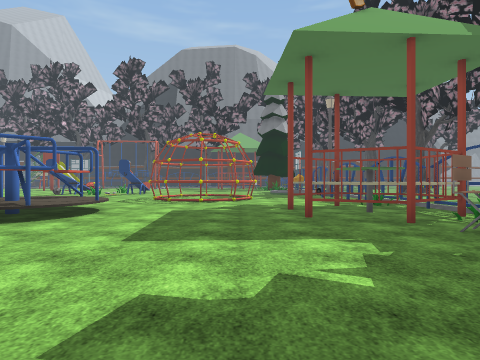
view 1 (above)

23 first-person views from a walk through a Unity game level. The camera is 1.4 m above the floor, looks level and sees 75° across. The floor is counted in squares, 2 m on a side. Each view is taken from the middle of a square. On the plan, view 1 faces up. The plan holds only what a view shows up to about 10 squares ahead; the rest is blank. The place goes on beyond the plan. The player is left out. Some animated figures are not drawn. Some surface patterns are stand-ins.

view 2
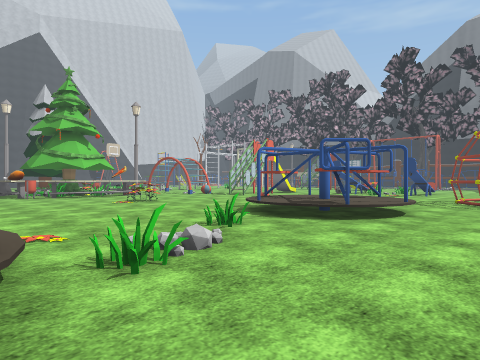

view 3
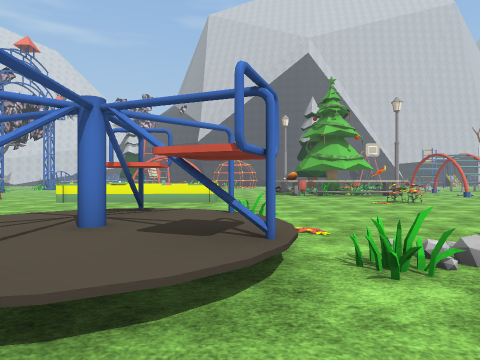

view 4
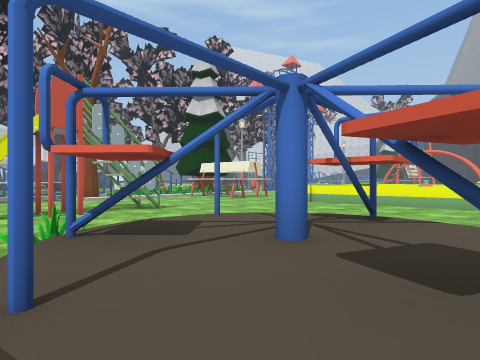

view 5
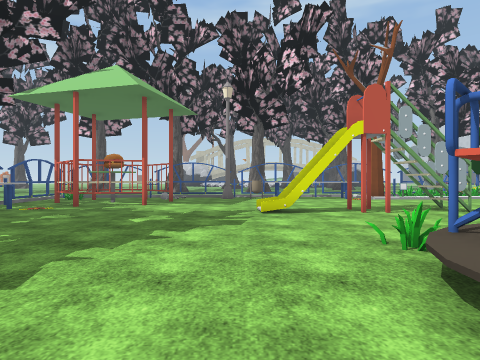

view 6
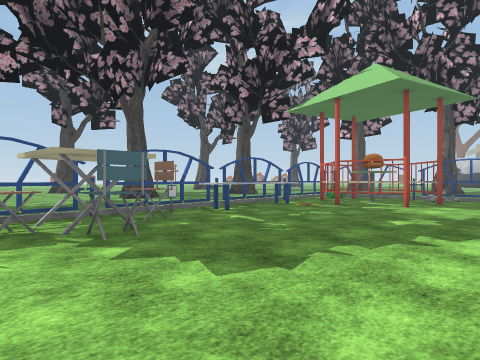

view 7
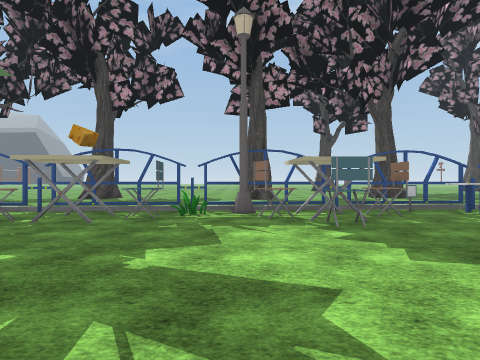

view 8
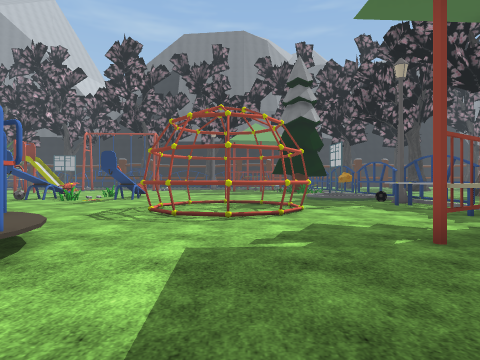

view 9
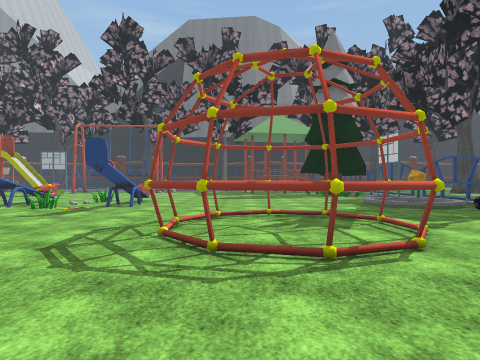

view 10
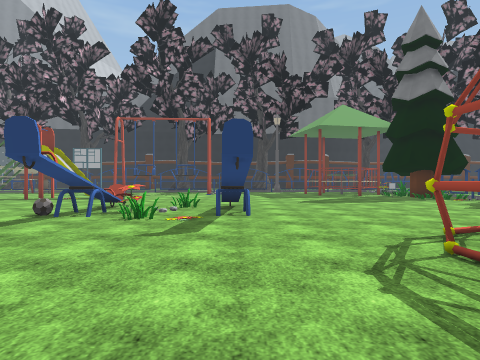

view 11
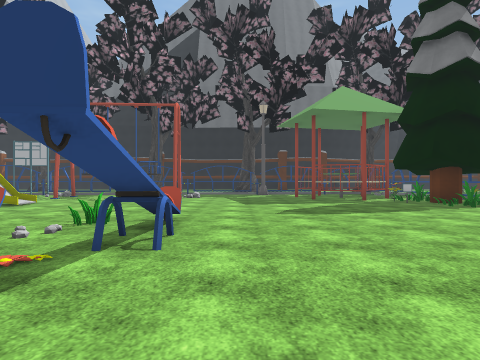

view 12
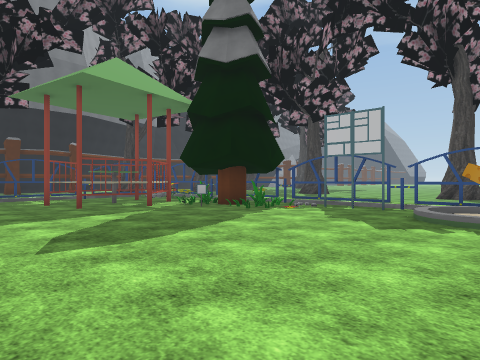

view 13
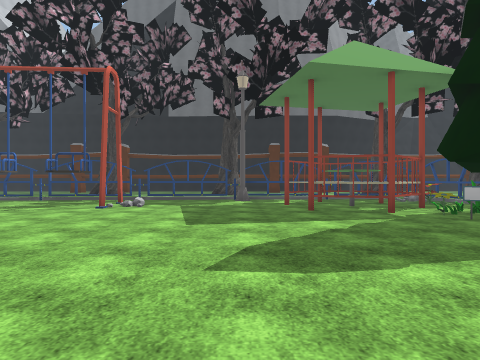

view 14
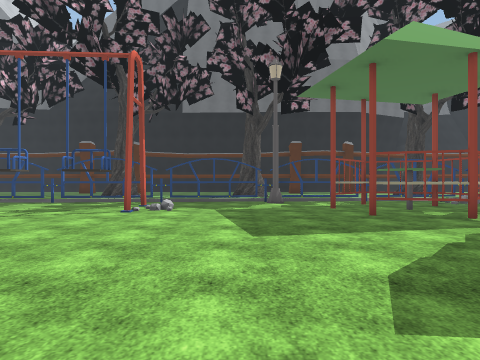

view 15
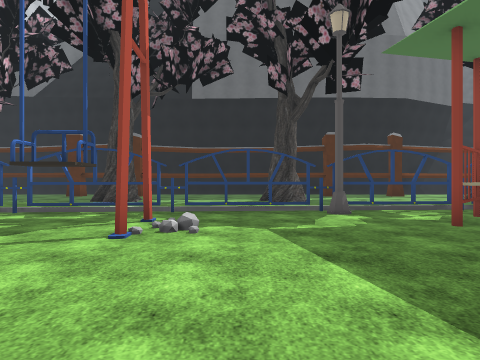

view 16
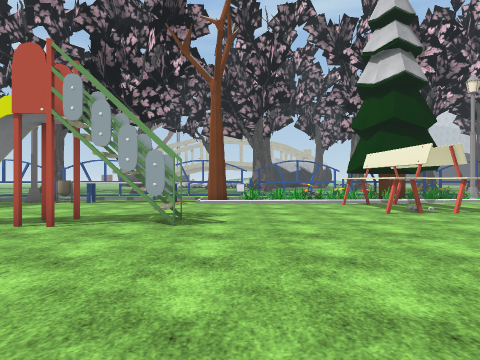

view 17
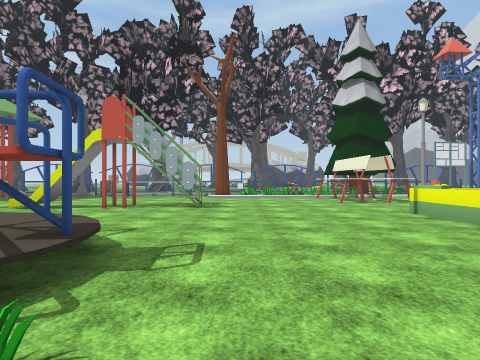

view 18
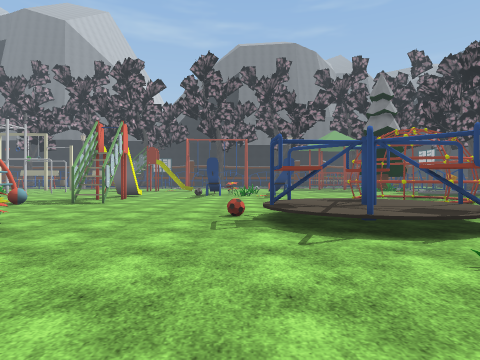

view 19
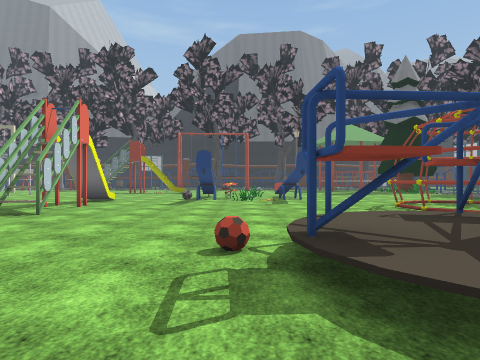

view 20
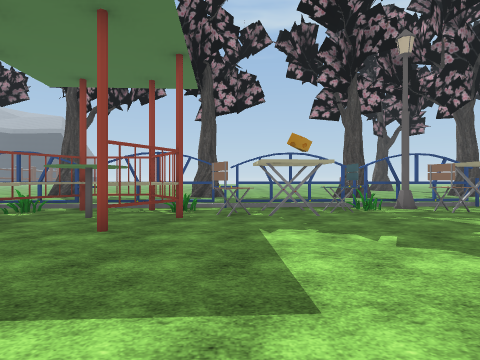

view 21
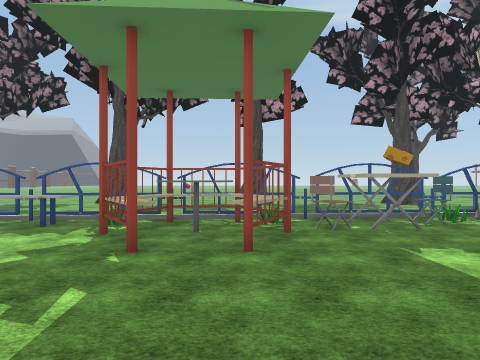

view 22
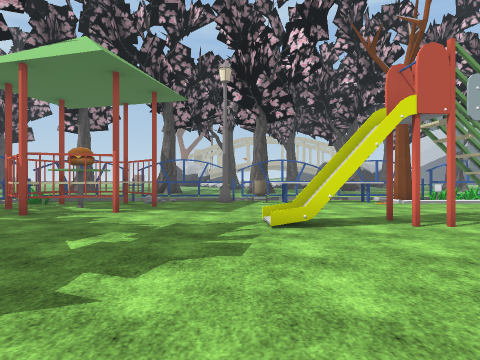

view 23
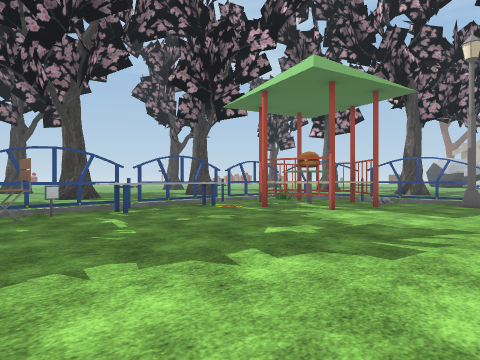

### Floor plan
Key: @ floor where view 1 was taken; # wall or solid block; x gap in a wall; . main floor; : floor 1 m higher than the main floor; / step, stairs or slope; = window, fence, low wall or low ledge; ^ raised ledge; C chair; T thing the floor can be seen under or through; R tree; A table; B bench; O other object.
Columns run from 11 left of view 1 to 11 right of it. Each row starts with its distance up from view 1.
 31        R
 30 .RR..  RR
 29 .   .......
 28 .....
 27 ############
 26 ...........####.
 25  .........^#^###
 24  ...#.......^#
 23   ........^^^#
 22  ...........###
 21 #............###
 20 #=.........../O#
 19  .............##
 18 .............. #
 17 ......x........#
 16 ...xO.:........#
 15  .==.O#........#
 14 #..............#
 13 #........###..^^ ..
 12 #.......#..#..^. ..
 11 #.......#..#...^...
 10 .........###...^...
  9 ...............#...
  8 .....##^.....^^^...
  7 ..../^###...###^....
  6 .....^##/...#^^^#...
  5 OO....##.....#^##..
  4 .O............CC#..
  3 ..............AA#..
  2 ...............C#..
  1 ......O.........#..
  0  .....#^#..@....x..
 -1 ^....####/.....CT...R
 -2 =....###^/....CAT ....
 -3 =.....///......CT ....
 -4 =...............T ....
 -5 ^..............^^ .
 -6 =...............^..  RR
 -7 .....^x#x#......^..
 -8 ..............=#^.
 -9 BB...........^^^ T
-10 .B...........=#^##
-11 BB....O......^^^##    R
-12 .OO.#R^^^^#####      RR

Positions as (right, up) in squares from view 1, and headings:
1: (0, 0), facing up
2: (-1, 0), facing up-left
3: (-1, 0), facing left
4: (-2, 0), facing down-left
5: (-1, 0), facing down
6: (-1, 0), facing down-right
7: (-2, 0), facing right
8: (-1, 4), facing up
9: (-2, 7), facing up
10: (-5, 9), facing up
11: (-4, 12), facing up
12: (-4, 15), facing up-right
13: (-3, 16), facing up
14: (-4, 17), facing up
15: (-5, 20), facing up
16: (-7, -2), facing down
17: (-7, 1), facing down
18: (-7, 1), facing up
19: (-7, 4), facing up
20: (-3, 4), facing right
21: (-3, 6), facing right
22: (-1, -2), facing down
23: (-2, -2), facing down-right
